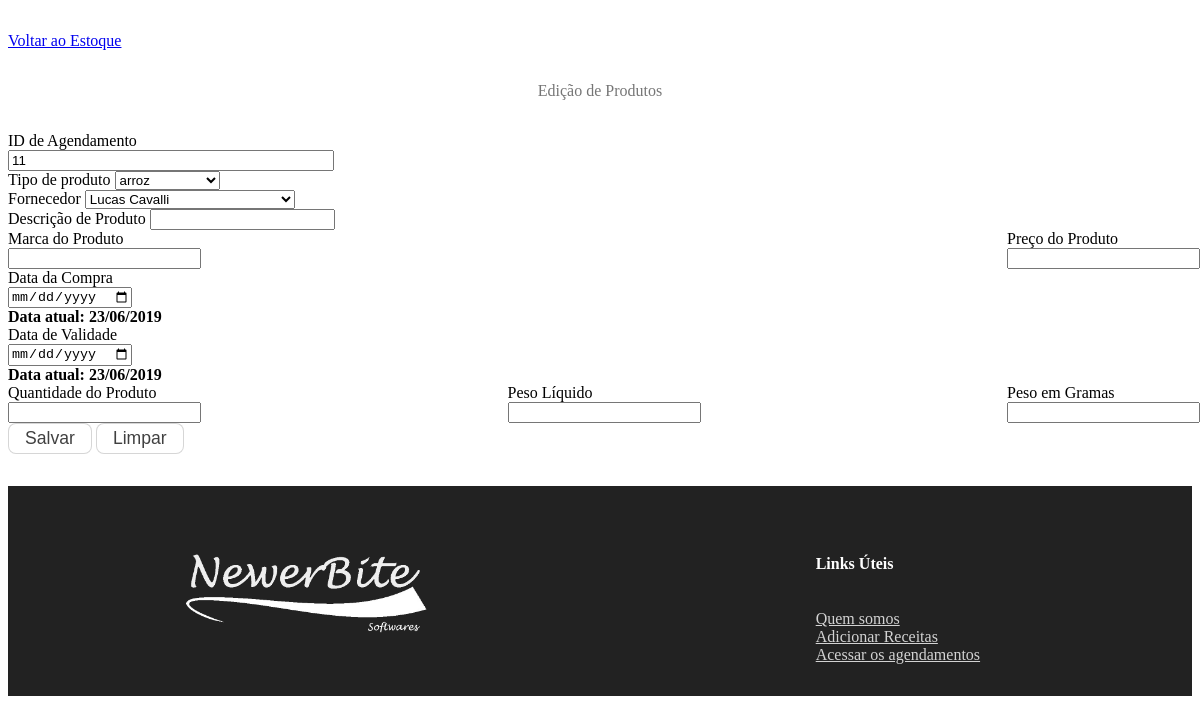
The page /editProduto.php?id_produto=11 (signed in) on the database its author committed.
### tables this page shows
CREATE TABLE `produto` (
  `id_produto` int(10) NOT NULL,
  `id_tipo_produto` int(10) NOT NULL,
  `id_fornecedor` int(10) NOT NULL,
  `des_produto` varchar(100) NOT NULL,
  `marca` varchar(50) NOT NULL,
  `preco` double NOT NULL,
  `data_validade` date NOT NULL,
  `data_compra` date NOT NULL,
  `quantidade` double DEFAULT NULL,
  `prod_ml` double DEFAULT NULL,
  `prod_g` double DEFAULT NULL
);

CREATE TABLE `tipo_produto` (
  `id_tipo_produto` int(10) NOT NULL,
  `des_tipo_produto` varchar(50) DEFAULT NULL
);

CREATE TABLE `fornecedor` (
  `id_fornecedor` int(10) NOT NULL,
  `nome` varchar(50) NOT NULL,
  `rg` char(12) NOT NULL,
  `cnpj` char(18) DEFAULT NULL,
  `cpf` char(14) NOT NULL,
  `dataNasc` date NOT NULL,
  `email` varchar(50) DEFAULT NULL,
  `cep` char(10) NOT NULL,
  `cidade` char(50) NOT NULL,
  `rua` char(75) NOT NULL,
  `uf` char(50) NOT NULL,
  `bairro` char(50) NOT NULL,
  `num_casa` int(10) NOT NULL,
  `complemento` varchar(20) DEFAULT NULL,
  `telefone` char(15) NOT NULL
);

### editProduto.php (the view, shortened to what this page needs)
<!DOCTYPE html>
<html lang="en" dir="ltr">
<head>
    <link rel="stylesheet" href="css/btns_style.css">
    <link rel="stylesheet" href="css/forms_style.css">
</head>
<body>
    <section>
        <?php
        include "conexao.php";
        $id = $_GET["id_produto"];
        $sql = mysqli_query($conexao, "SELECT tp.id_tipo_produto, tp.des_tipo_produto,
            f.id_fornecedor, f.nome, pd.des_produto, pd.marca, pd.preco, DATE_FORMAT(pd.data_validade, '%d/%m/%Y'),
            DATE_FORMAT(pd.data_compra, '%d/%m/%Y'), pd.quantidade, pd.prod_ml, pd.prod_g
            FROM produto pd
            JOIN tipo_produto tp ON pd.id_tipo_produto = tp.id_tipo_produto
            JOIN fornecedor f ON pd.id_fornecedor = f.id_fornecedor
        WHERE id_produto = $id");
            while ($edit = mysqli_fetch_row($sql)) {
        ?>
        <div class="container pedido">
            <a class="btn btn-info text-light" href="visualizarproduto.php" style="margin-bottom:1rem;">Voltar ao Estoque</a>
            <form class="form__produtos" name="form__produtos" action="updateProduto.php" method="post">
                <div class="fields__container">
                    <h4>Edição de Produtos</h4>
                    <div class="form-inline">
                        <div class="form-group">
                            <label for="id_pedido">ID de Agendamento</label>
                            <input class="form-control" type="int" name="id_produto" value="<?php echo $id;?>" readonly>
                        </div>
                    </div>
                    <div class="form-group block__fields">
                        <label name="id_tipo_produto" class="fields__title">Tipo de produto</label>
                        <?php
                        include "conexao.php";
                        $busca = mysqli_query($conexao, "select id_tipo_produto, des_tipo_produto from tipo_produto order by des_tipo_produto");
                        ?>
                        <select class = "form-control" name="id_tipo_produto" required>
                            <option class="btn-success" value="<?php echo $edit[0]; ?>"><?php echo $edit[1]; ?></option>
                            <?php while($ver = mysqli_fetch_row($busca))  { ?>
                            <option value="<?php echo $ver[0]; ?>"><?php echo $ver[1]; ?></option>
                            <?php } ?>
                        </select>
                    </div>
                    <div class="form-group block__fields">
                        <label name="fornecedor" class="fields__title">Fornecedor</label>
                        <?php
                        include "conexao.php";
                        $busca = mysqli_query($conexao, "select id_fornecedor, nome from fornecedor order by nome");
                        ?>
                        <select class = "form-control" name="fornecedor" required>
                            <option class="btn-success" value="<?php echo $edit[2]; ?>"><?php echo $edit[3]; ?></option>
                            <?php while($ver = mysqli_fetch_row($busca))  { ?>
                            <option value="<?php echo $ver[0]; ?>"><?php echo $ver[1]; ?></option>
                            <?php } ?>
                        </select>
                    </div>
                    <div class="form-group block__fields">
                        <label name="des_produto" class="fields__title">Descrição de Produto</label>
                        <input class="form-control" name="des_produto" type="text" value="<?php echo $ver[4]; ?>" required>
                    </div>
                    <div class="form-group form-inline">
                        <div class="input-group">
                            <div class="input-group-append">
                                <label name="marca" class="fields__title">Marca do Produto</label>
                            </div>
                            <input class="form-control" name="marca" type="text" value="<?php echo $ver[5]; ?>" required>
                        </div>
                        <div class="input-group">
                            <div class="input-group-append">
                                <label name="preco" class="fields__title">Preço do Produto</label>
                            </div>
                            <input class="form-control" name="preco" type="text" value="<?php echo $ver[6]; ?>" required>
                        </div>
                    </div>
                    <div class="form-group block__fields">
                        <label name="data_compra" class="fields__title">Data da Compra</label>
                        <div class="input-group data_compra">
                            <input class="form-control" name="data_compra" type="date">
                            <div class="input-group-prepend">
                              <span class="input-group-text text-dark"><strong>Data atual: <?php echo $edit[8]; ?></strong></span>
                            </div>
                        </div>
                    </div>
                    <div class="form-group block__fields">
                        <label name="data_compra" class="fields__title">Data de Validade</label>
                        <div class="input-group data_validade">
                            <input class="form-control" name="data_validade" type="date">
                            <div class="input-group-prepend">
                              <span class="input-group-text text-dark"><strong>Data atual: <?php echo $edit[7]; ?></strong></span>
                            </div>
                        </div>
                    </div>
                    <div class="form-group form-inline">
                        <div class="input-group">
                            <div class="input-group-append">
                                <label name="preco" class="fields__title">Quantidade do Produto</label>
                            </div>
                            <input class="form-control" name="preco" type="text" value="<?php echo $ver[9]; ?>" required>
                        </div>
                        <div class="input-group">
                            <div class="input-group-append">
                                <label name="preco" class="fields__title">Peso Líquido</label>
                            </div>
                            <input class="form-control" name="preco" type="text" value="<?php echo $ver[10]; ?>" required>
                        </div>
                        <div class="input-group">
                            <div class="input-group-append">
                                <label name="preco" class="fields__title">Peso em Gramas</label>
                            </div>
                            <input class="form-control" name="preco" type="text" value="<?php echo $ver[11]; ?>" required>
                        </div>
                    </div>
                    <button class="btn__submit" type="submit" name="button">Salvar</button>
                    <button class="btn__submit" type="reset" name="button">Limpar</button>
                </div>
            </form>
        </div>
        <?php } ?>
    </section>
</body>
</html>

### css/btns_style.css (style rules this page uses)
.btn__submit { border: none; background-color: #fff; color: rgba(0, 0, 0, .75); padding: 4px 16px; border-radius: 8px; font-size: 1.1em; border: solid 1px rgba(0,0,0,.16); }

### css/forms_style.css (style rules this page uses)
.container.produtos, .container.fornecedor, .container.cliente, .container.pedido { margin-top: 32px; margin-bottom: 32px; }
.fields__container > h4 { font-weight:500; text-align:center; margin: 32px auto; color:rgba(0,0,0,.54); }
.form-inline { display: flex; justify-content: space-between; }
.form-inline .input-group { flex-direction: column; }
.form-inline .form-control { width: 100% !important; }
.input-group-append label, .input-group-prepend label { padding: .375rem .75rem .375em 0; }

### css/footer.css (style rules this page uses)
.footer__container { width: 100%; display: flex; background-color: #222; flex-wrap: wrap; justify-content: space-around; }
.footer__logo__container { display: flex; align-items: center; }
.footer__logo { width: 100%; color: #fff; display: flex; justify-content: center; }
.footer__logo img { max-width: 300px; max-height: 120px ; }
.footer__container__columns { display: flex; }
.footer__column { color: #ffffff; margin: 32px 64px; }
.footer__column__title { text-transform: capitalize; font-size: 1em; }
.footer__nav__links { display: flex; flex-direction: column; }
.footer__nav__links a { color: #d3d3d3; }

### rows shown on the page
produto: id_tipo_produto "arroz", fornecedor "Lucas Cavalli", edit "23/06/2019"
